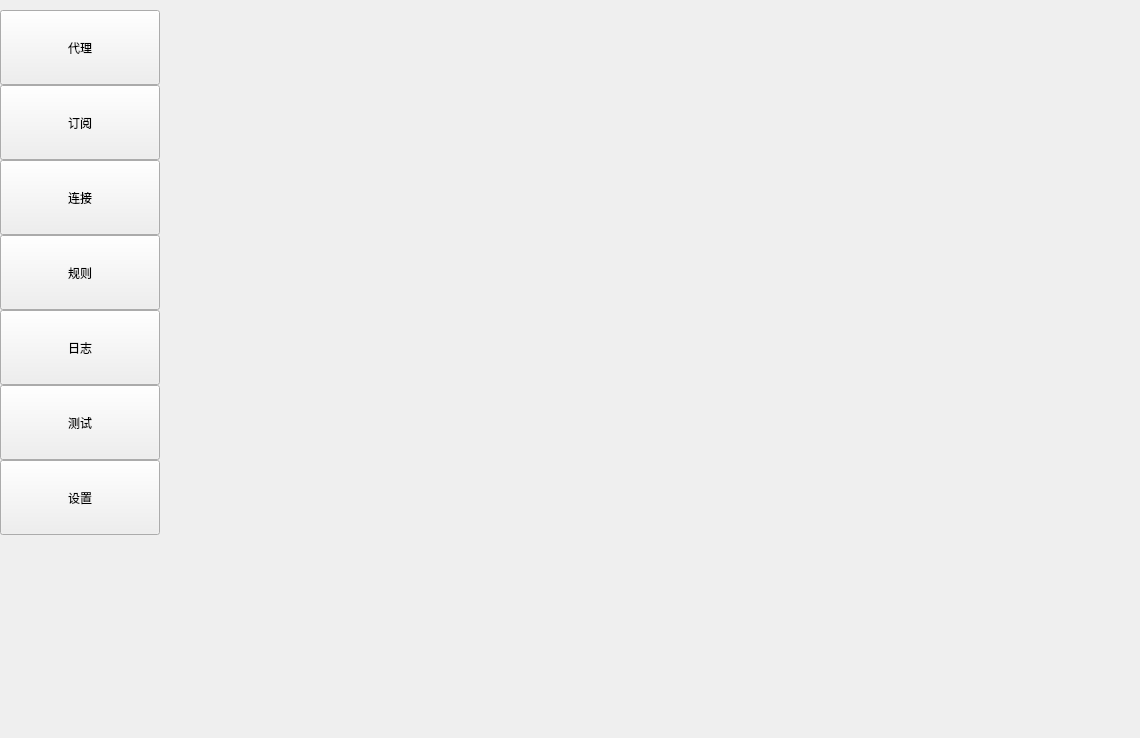
<?xml version="1.0" encoding="UTF-8"?>
<ui version="4.0">
 <class>Widget</class>
 <widget class="QWidget" name="Widget">
  <property name="geometry">
   <rect>
    <x>0</x>
    <y>0</y>
    <width>1140</width>
    <height>738</height>
   </rect>
  </property>
  <property name="windowTitle">
   <string>DashBoard</string>
  </property>
  <widget class="QStackedWidget" name="stackedWidget">
   <property name="geometry">
    <rect>
     <x>160</x>
     <y>50</y>
     <width>971</width>
     <height>681</height>
    </rect>
   </property>
   <property name="minimumSize">
    <size>
     <width>0</width>
     <height>75</height>
    </size>
   </property>
   <widget class="QWidget" name="proxyPage"/>
   <widget class="QWidget" name="connectionPage"/>
   <widget class="QWidget" name="rulePage"/>
   <widget class="QWidget" name="logPage"/>
   <widget class="QWidget" name="testPage"/>
   <widget class="QWidget" name="settingPage"/>
   <widget class="QWidget" name="subscriptionPage"/>
  </widget>
  <widget class="QWidget" name="verticalLayoutWidget">
   <property name="geometry">
    <rect>
     <x>0</x>
     <y>10</y>
     <width>160</width>
     <height>531</height>
    </rect>
   </property>
   <property name="minimumSize">
    <size>
     <width>0</width>
     <height>75</height>
    </size>
   </property>
   <layout class="QVBoxLayout" name="sideMenuLayout">
    <property name="spacing">
     <number>0</number>
    </property>
    <item>
     <widget class="QPushButton" name="proxyButton">
      <property name="minimumSize">
       <size>
        <width>158</width>
        <height>75</height>
       </size>
      </property>
      <property name="text">
       <string>代理</string>
      </property>
     </widget>
    </item>
    <item>
     <widget class="QPushButton" name="subscriptionButton">
      <property name="minimumSize">
       <size>
        <width>158</width>
        <height>75</height>
       </size>
      </property>
      <property name="text">
       <string>订阅</string>
      </property>
     </widget>
    </item>
    <item>
     <widget class="QPushButton" name="connectionButton">
      <property name="minimumSize">
       <size>
        <width>158</width>
        <height>75</height>
       </size>
      </property>
      <property name="text">
       <string>连接</string>
      </property>
     </widget>
    </item>
    <item>
     <widget class="QPushButton" name="ruleButton">
      <property name="minimumSize">
       <size>
        <width>158</width>
        <height>75</height>
       </size>
      </property>
      <property name="text">
       <string>规则</string>
      </property>
     </widget>
    </item>
    <item>
     <widget class="QPushButton" name="logButton">
      <property name="minimumSize">
       <size>
        <width>158</width>
        <height>75</height>
       </size>
      </property>
      <property name="text">
       <string>日志</string>
      </property>
     </widget>
    </item>
    <item>
     <widget class="QPushButton" name="testButton">
      <property name="minimumSize">
       <size>
        <width>158</width>
        <height>75</height>
       </size>
      </property>
      <property name="text">
       <string>测试</string>
      </property>
     </widget>
    </item>
    <item>
     <widget class="QPushButton" name="settingButton">
      <property name="minimumSize">
       <size>
        <width>158</width>
        <height>75</height>
       </size>
      </property>
      <property name="text">
       <string>设置</string>
      </property>
     </widget>
    </item>
   </layout>
  </widget>
 </widget>
 <resources/>
 <connections/>
</ui>
